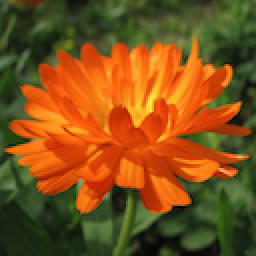
#> input picture bunga/0003.png, 128 x 128 px, found by its file name (shown 2 times larger)
$ jupyter execute hi_histogram_equalization.ipynb   (shell and % lines are left out)
#> lines starting #> are read from the running program, lines starting #| are printed output that depends on the picture
<a href="https://colab.research.google.com/github/robbi621/temu_kembali_citra/blob/main/histogram/hi_histogram_equalization.ipynb" target="_parent"></a>

[cell 1]
# import the necessary packages
import matplotlib.pyplot as plt
import argparse
import cv2

[cell 2]
def plt_imshow(title, image):
    # convert the image frame BGR to RGB color space and display it
	image = cv2.cvtColor(image, cv2.COLOR_BGR2RGB)
	plt.imshow(image)
	plt.title(title)
	plt.grid(False)
	plt.show()

[cell 3]
# since we are using Jupyter Notebooks we can replace our argument
# parsing code with *hard coded* arguments and values
args = {
    "image": "0003.png"
}

[cell 4]
# load the input image from disk and convert it to grayscale
print("[INFO] loading input image...")
image = cv2.imread(args["image"])
#> image is the input picture: shape (128, 128, 3); mean B, G, R 26.1, 80.8, 126.9
gray = cv2.cvtColor(image, cv2.COLOR_BGR2GRAY)
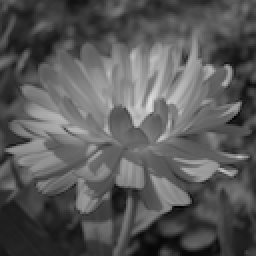
#> gray: shape (128, 128) (shown 2 times larger); min 1, max 223, mean 88.4

# apply histogram equalization
print("[INFO] performing histogram equalization...")
equalized = cv2.equalizeHist(gray)
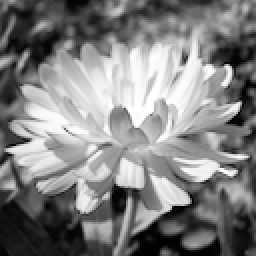
#> equalized: shape (128, 128) (shown 2 times larger); min 0, max 255, mean 128.4

[cell 5]
# show the original grayscale image and equalized image
plt_imshow("Input", gray)
plt_imshow("Histogram Equalization", equalized)

Implementing adaptive histogram equalization with OpenCV

[cell 6]
# since we are using Jupyter Notebooks we can replace our argument
# parsing code with *hard coded* arguments and values
args = {
    "image": "0003.png",
    "clip": 2.0,
    "tile": 8
}

[cell 7]
# load the input image from disk and convert it to grayscale
print("[INFO] loading input image...")
image = cv2.imread(args["image"])
gray = cv2.cvtColor(image, cv2.COLOR_BGR2GRAY)

# apply CLAHE (Contrast Limited Adaptive Histogram Equalization)
print("[INFO] applying CLAHE...")
clahe = cv2.createCLAHE(clipLimit=args["clip"],
	tileGridSize=(args["tile"], args["tile"]))
equalized = clahe.apply(gray)
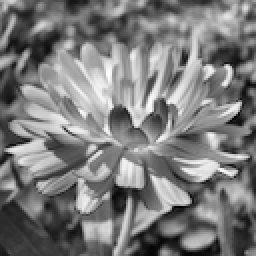
#> equalized: shape (128, 128) (shown 2 times larger); min 2, max 255, mean 123.1

[cell 8]
# show the original grayscale image and CLAHE output image
plt_imshow("Input", gray)
plt_imshow("CLAHE", equalized)

$ run again, with bunga/0001.png copied over bunga/0003.png
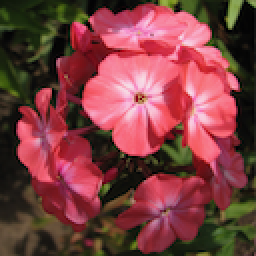
#> input picture bunga/0001.png, 128 x 128 px, found by its file name (shown 2 times larger)
#> image is the input picture: shape (128, 128, 3); mean B, G, R 64.3, 63.1, 124
#> `gray = cv2.cvtColor(image, cv2.COLOR_BGR2GRAY)`:
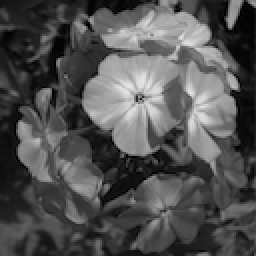
#> gray: shape (128, 128) (shown 2 times larger); min 0, max 229, mean 81.4
#> `equalized = clahe.apply(gray)`:
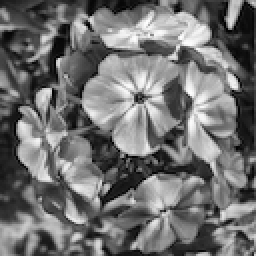
#> equalized: shape (128, 128) (shown 2 times larger); min 2, max 255, mean 112.1

$ run again, with bunga/0002.png copied over bunga/0003.png
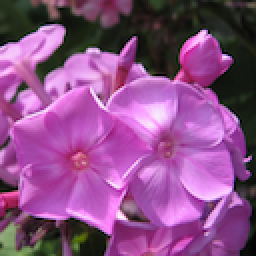
#> input picture bunga/0002.png, 128 x 128 px, found by its file name (shown 2 times larger)
#> image is the input picture: shape (128, 128, 3); mean B, G, R 135.1, 78.9, 139.8
#> `gray = cv2.cvtColor(image, cv2.COLOR_BGR2GRAY)`:
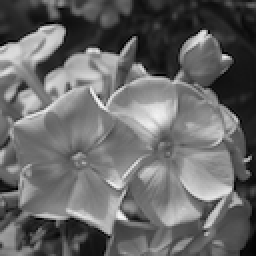
#> gray: shape (128, 128) (shown 2 times larger); min 0, max 248, mean 103.5
#> `equalized = clahe.apply(gray)`:
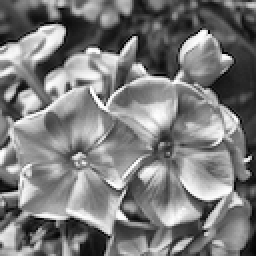
#> equalized: shape (128, 128) (shown 2 times larger); min 1, max 255, mean 123.7
